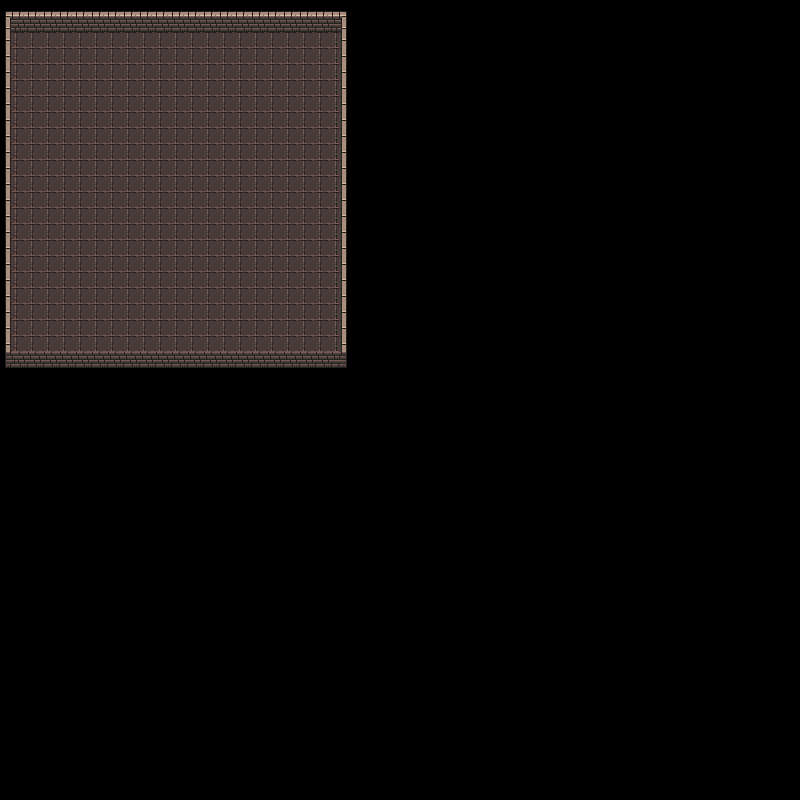

Tiled map render using the project's own tile images. Description and the map definition, with tile-layer contents summarised, below:
An orthogonal 50x50 tile map with 16x16 px tiles, 4 tile layers (Floor, Walls, Doors, Decorations), 4 tilesets and 15 objects.

<map version="1.8" tiledversion="1.8.0" orientation="orthogonal" renderorder="right-down" width="50" height="50" tilewidth="16" tileheight="16" infinite="0" nextlayerid="12" nextobjectid="14">
 <editorsettings>
  <export target="networkDemoLevel.json" format="json" />
 </editorsettings>
 <tileset firstgid="1" name="atlas_floor-16x16" tilewidth="16" tileheight="16" tilecount="49" columns="7">
  <image source="../Dungeontileset/atlas_floor-16x16.png" trans="ff00ff" width="112" height="112" />
 </tileset>
 <tileset firstgid="50" name="atlas_walls_low-16x16" tilewidth="16" tileheight="16" tilecount="48" columns="12">
  <image source="../Dungeontileset/atlas_walls_low-16x16.png" trans="ff00ff" width="192" height="64" />
 </tileset>
 <tileset firstgid="98" name="0x72_DungeonTilesetII_v1.7" tilewidth="16" tileheight="16" tilecount="1024" columns="32">
  <image source="../Dungeontileset/0x72_DungeonTilesetII_v1.7.png" trans="ff00ff" width="512" height="512" />
 </tileset>
 <tileset firstgid="1122" name="atlas_walls_high-16x32" tilewidth="16" tileheight="16" tilecount="192" columns="24">
  <image source="../Dungeontileset/atlas_walls_high-16x32.png" trans="ff00ff" width="384" height="128" />
  <tile id="24">
   <objectgroup draworder="index" id="2">
    <object id="1" x="5" y="0" width="6" height="16" />
   </objectgroup>
  </tile>
  <tile id="25">
   <objectgroup draworder="index" id="2">
    <object id="2" x="5" y="12" width="11" height="4" />
   </objectgroup>
  </tile>
  <tile id="27">
   <objectgroup draworder="index" id="2">
    <object id="1" x="0" y="12" width="11" height="4" />
   </objectgroup>
  </tile>
  <tile id="72">
   <objectgroup draworder="index" id="2">
    <object id="1" x="5" y="0" width="6" height="16" />
   </objectgroup>
  </tile>
  <tile id="121">
   <objectgroup draworder="index" id="2">
    <object id="1" x="5" y="0" width="6" height="16" />
    <object id="5" x="11" y="12" width="5" height="4" />
   </objectgroup>
  </tile>
  <tile id="123">
   <objectgroup draworder="index" id="2">
    <object id="1" x="5" y="0" width="6" height="16" />
    <object id="2" x="0" y="12" width="5" height="4" />
   </objectgroup>
  </tile>
  <tile id="170">
   <objectgroup draworder="index" id="2">
    <object id="1" x="0" y="12" width="16" height="4" />
   </objectgroup>
  </tile>
  <tile id="173">
   <objectgroup draworder="index" id="2">
    <object id="1" x="0" y="12" width="16" height="4" />
   </objectgroup>
  </tile>
  <tile id="188">
   <objectgroup draworder="index" id="2">
    <object id="1" x="11" y="12" width="5" height="4" />
   </objectgroup>
  </tile>
  <tile id="189">
   <objectgroup draworder="index" id="2">
    <object id="1" x="0" y="12" width="16" height="4" />
   </objectgroup>
  </tile>
  <tile id="190">
   <objectgroup draworder="index" id="2">
    <object id="1" x="0" y="12" width="16" height="4" />
   </objectgroup>
  </tile>
  <tile id="191">
   <objectgroup draworder="index" id="2">
    <object id="1" x="0" y="12" width="5" height="4" />
   </objectgroup>
  </tile>
 </tileset>
 <layer id="1" name="Floor" width="50" height="50">
  <data>[2500 cells, 440 non-empty, 3 distinct tile ids]</data>
 </layer>
 <layer id="3" name="Walls" width="50" height="50">
  <data>[2500 cells, 106 non-empty, 9 distinct tile ids]</data>
 </layer>
 <layer id="9" name="Doors" width="50" height="50">
  <data>[2500 cells, 2 non-empty, 2 distinct tile ids]</data>
 </layer>
 <objectgroup id="8" name="Spawnpoints">
  <object id="13" x="32.5" y="49.5" width="14.75" height="13.75">
   <properties>
    <property name="isPlayerSpawn" type="bool" value="true" />
   </properties>
  </object>
 </objectgroup>
 <objectgroup id="10" name="RoomTriggers" />
 <objectgroup id="11" name="LevelEndTriggers" />
 <layer id="5" name="Decorations" width="50" height="50">
  <data>[2500 cells, 0 non-empty, 0 distinct tile ids]</data>
 </layer>
</map>
